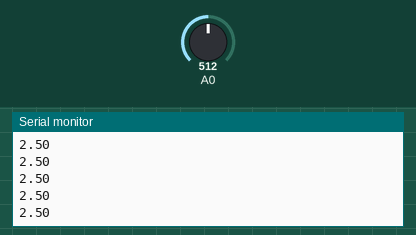
This sketch was run on a simulated Arduino Uno, built with avr-gcc and run on an emulated ATmega328P. Parts: the last lines printed to the serial monitor. The test bench sets the inputs (shaded band); at power-on: A0 = 512.

Above: at 1.2 s.
1.3 s: A0 set to 716
At 1.31 s:
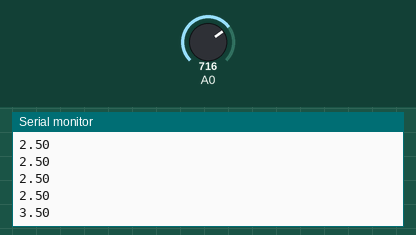
2.8 s: A0 set to 900
At 2.82 s:
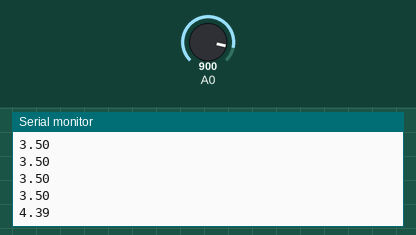
Timing chart, 0 to 5.8 s (numbered marks = the images above; inputs shaded):
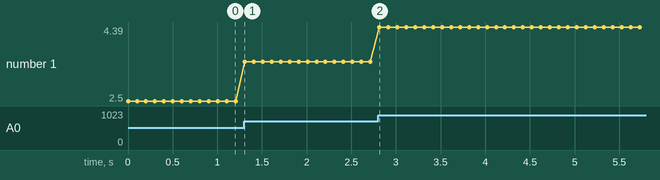

Measured:
- after the input at 1.3 s, the serial monitor: prints a new line at once (image 1)
- after the input at 2.8 s, the serial monitor: prints a new line at once (image 2)
- plotted number 1: 2.5 → 3.5 after the input at 1.3 s, 3.5 → 4.39 after the input at 2.8 s

The sketch:

multimetro.ino
```cpp
// Cálculo multiplicador para tensão: 5/1024 = 0,0048828125

float tensao = 0;
int valPot = 0;

void setup() {
  Serial.begin(9600);
}

void loop() {
  valPot = analogRead(A0);
  tensao = valPot * 0.0048828125;
  Serial.println(tensao);
  delay(100);
}
```
